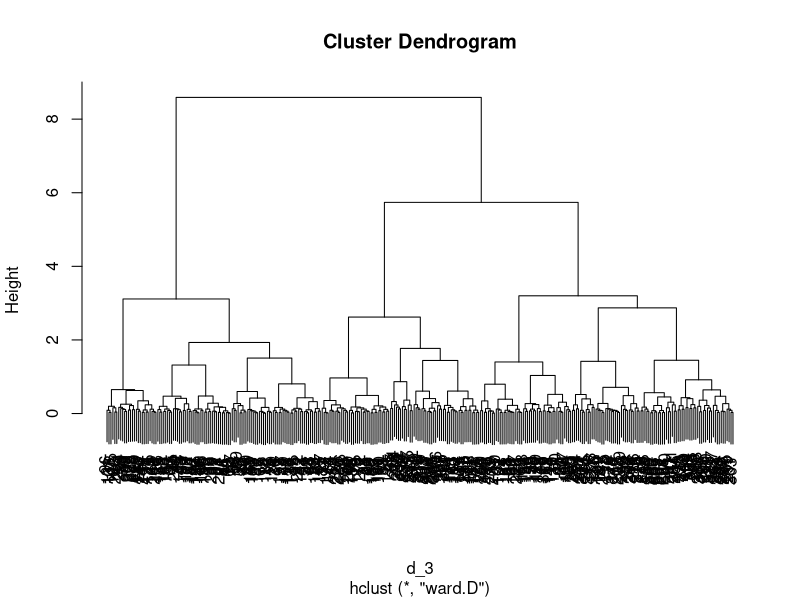

Reproduce this figure in R.

#------- 1. Libraries and Data Loading ------


library(readxl)
library(dplyr)
library(stringr)
library(cluster)

# Load the dataset from the second sheet
data <- read_excel("dataset_students.xlsx", sheet = 2)


#------- 2. Renaming Ambiguous Column Names -------

renames <- function(data) {
  data <- data %>%
    rename(
      Chemo_Drugs = `Drug...29`,
      Chemo_Cycles = Cycles,
      Chemo_Disc = Discontinued...31,
      Reason_Chemo_Disc = `Reason...32`,
      Alt_Chemo_Drug = `Alternative Drug...33`,
      Immuno_Drug = `Drug...35`,
      Immuno_Cycles = Cycle,
      Immuno_Disc = `Discontinued...37`,
      Reason_Immuno_Disc = `Reason...38`,
      Alt_Immuno_Drug = `Alternative Drug...39`,
      RT_Disc = `Discontinued...47`,
      Reason_RT_Disc = `Reason...48`
    )
  return(data)
}

data <- renames(data)


#------- 3. Preprocessing and Value Cleaning -------

# Convert string with "+" to numeric sum
eval_sum_string <- function(x) {
  if (str_detect(x, "\\+")) {
    return(sum(as.numeric(unlist(str_split(x, "\\+")))))
  } else {
    return(as.numeric(x))
  }
}

uniformizing_categorical_data <- function(data) {
  # Standardize values in categorical variables
  data$Hypertension[data$Hypertension == "SI"] <- "YES"
  data$Immuno_Disc[data$Immuno_Disc == "SI"] <- "YES"
  data$`Cardiac Events Post RT`[data$`Cardiac Events Post RT` == 1] <- "YES"
  data$`Cardiac Events Post RT`[data$`Cardiac Events Post RT` == 0] <- "NO"
  data$`Diabetes drugs`[data$`Diabetes drugs` == "SI"] <- "YES"
  data$N <- toupper(data$N)
  data$`Target therapy`[data$`Target therapy` != "NO"] <- "YES"
  
  # Unit corrections
  data$Height[169:209] <- data$Height[169:209] * 100
  data$Weight[205] <- 71
  
  # Mutation flag
  data$mutations[is.na(data$mutations)] <- "NO"
  data$mutations[!(data$mutations %in% c("No data", "NO"))] <- "YES"
  
  # Fix SAT and BMI values
  data$SAT <- as.numeric(data$SAT)
  data$SAT <- ifelse(data$SAT < 1, 100 * data$SAT, data$SAT)
  data$BMI[c(1, 3, 4, 6, 205)] <- data$Weight[c(1, 3, 4, 6, 205)] / (data$Height[c(1, 3, 4, 6, 205)]/100)^2
  
  # Clean 'Others' column
  data$Others[data$Others %in% c("no", "-", "no patologie degne di nota", "f")] <- "NO"
  
  # Evaluate chemo cycles expressed as sums
  data$Chemo_Cycles[c(117, 178)] <- sapply(data$Chemo_Cycles[c(117, 178)], eval_sum_string)
  
  # Replace "III" in Stage with NA
  data$Stage_at_RT[data$Stage_at_RT == "III"] <- NA
  
  return(data)
}

data <- uniformizing_categorical_data(data)


#------- 4. Handling Missing Values -------

cleaning_na <- function(data) {
  # Replace NA with "NO" for selected categorical columns
  binary_vars <- c("Antilipidic drugs", "antithrombotic", "Beta-Blockers", "Diuretics", "Smoking status", "Others",
                   "mutations", "Target therapy", "N", "Mediastino", "Chemo_Disc", "Immunotherapy", "Immuno_Disc",
                   "RT_Disc", "Cardiac Events Post RT", "pulmonary events")
  data[binary_vars] <- lapply(data[binary_vars], function(x) ifelse(is.na(x), "NO", x))
  
  # Replace NA in Schedule with 9
  data$Schedule[is.na(data$Schedule)] <- 9
  
  # Replace NA in cycle columns with 0
  data$Chemo_Cycles[is.na(data$Chemo_Cycles)] <- 0
  data$Immuno_Cycles[is.na(data$Immuno_Cycles)] <- 0
  
  # BMI/Weight/Height Imputation
  data$BMI <- ifelse(is.na(data$BMI),
                     ave(data$BMI, data$Sex, FUN = function(x) median(x, na.rm = TRUE))[is.na(data$BMI)],
                     data$BMI)
  to_fill <- is.na(data$Height) & !is.na(data$Weight) & !is.na(data$BMI)
  data$Height[to_fill] <- sqrt(data$Weight[to_fill] / data$BMI[to_fill]) * 100
  data$Height <- ifelse(is.na(data$Height),
                        ave(data$Height, data$Sex, FUN = function(x) median(x, na.rm = TRUE))[is.na(data$Height)],
                        data$Height)
  to_fill <- is.na(data$Weight) & !is.na(data$Height) & !is.na(data$BMI)
  data$Weight[to_fill] <- (data$Height[to_fill] / 100)^2 * data$BMI[to_fill]
  
  # Impute Volume, KPS, PDL1, machine type
  data$VOLUME_T[is.na(data$VOLUME_T)] <- data$VOLUME_TOT[is.na(data$VOLUME_T)]
  data$KPS[is.na(data$KPS)] <- 90
  mask <- is.na(data$`PDL-1 level`)
  data[mask, "PDL-1 level"] <- ifelse(data$KPS[mask] == 100, "1-49", "0-1")
  data$`type of machine`[is.na(data$`type of machine`)] <- 2
  
  return(data)
}

data <- cleaning_na(data)


#------- 5. Classifying Free Text (Others) -------

others_classification <- function(data)
{
  ### this function creates a new column which translates doctor notes into a numerical variable.
  ### setting different values according to different types of pathologies:
  ### - 0 for NO pathology;
  ### - 1 for CARDIAC pathologies;
  ### - 2 for VASCULAR pathologies (not directly related to the heart);
  ### - 3 for RESPIRATORY pathologies;
  ### - 4 for previous TUMORAL pathologies;
  ### - 5 for OTHERS.
  ### then returns data frame
  
  data <- data %>%
    mutate(Others_Code = case_when(
      Others == "NO" ~ 0,
      Others %in% c("\"si (bypass aorto-coronarico IMA nel 1992)\"", "\"si (Dilatazione aorta ascendente ( 46-47 mm ) \"", 
                    "cardiopatia ischemica rivascolarizzata", "fibrillazione atriale", "ICD", "IMA pregresso - fac", 
                    "pregresso IMA", "pregresso IMA e PTCA nel 2019", "si (cardiopatia ipocinetica lieve)", 
                    "si (Cardiopatia ipocinetico-dilatativa con significativo peggioramento della disfunzione sistolica EF 25%; esiti di plastica mitralica con IM moderata residua. Segni indiretti di ipertensione polmonare 45 mHg)", 
                    "si (cardiopatia ischemica PTCA e stent nel 2009)", "si (IMA 2000 con FE attuale del 50%)", 
                    "SI (scompenso cardiaco in corso di FA ad elevata risposta ventricolare)", 
                    "si (scompenso cardiaco)") ~ 1,
      Others %in% c("aneurisma AA", "ectasia aorta sottorenale", "Ictus ischemico recidivante", 
                    "Ictus-aneurisma carotide") ~ 2,
      Others %in% c("BPCO", "bpco", "BPCO in terapia con trimbow", 
                    "BPCO in triplice terapia inalatoria; prolasso valvolare", "ferita arma fuoco al polmone sx", 
                    "HIV, HCV, schizofrenia,Bpco", "TEP dx") ~ 3,
      Others %in% c("ha fatto che neoadj+ intervento + RT adiuv", 
                    "ha fatto intervento e cht adiuvante e RT su residuo e mediastino", "k laringe", 
                    "k orofaringe CHT-RT trattap (2010)", "LINFOMA", "melanoma coscia sn", 
                    "melanoma parete addominale e linfectomia ascellare", "Meningioma G1", 
                    "no, pregressa k mammella", "replanning (18fr piano1+12fr piano2)") ~ 4,
      TRUE ~ 5
    )) %>%
    relocate(Others_Code, .after = Others) 
  
  return(data)
}

data <- others_classification(data)


#------- 6. Other Feature Cleaning -------

Site_of_primary_cleaning <- function(data) {
  data$Tumor_side <- ifelse(substr(data$`Site of Primary`, 1, 1) == "L", 1, 0)
  data <- data %>% select(-`Site of Primary`)
  return(data)
}

data <- Site_of_primary_cleaning(data)


#------- 7. Template Patient Selection -------

# Normalize features
data_scaled <- scale(data[c("Weight", "Height", "Age")])
data_scaled <- data.frame(data_scaled, ID = data$ID)

# Find patient closest to median
med_weight <- median(data_scaled$Weight, na.rm = TRUE)
med_height <- median(data_scaled$Height, na.rm = TRUE)
med_age <- median(data_scaled$Age, na.rm = TRUE)

data_all_closest_scaled <- data[which.min(abs(data_scaled$Weight - med_weight) +
                                            abs(data_scaled$Height - med_height) +
                                            abs(data_scaled$Age - med_age)), ]

cat("Patient ID of the template used:", data_all_closest_scaled$ID, "\n")


#------- 8. Preparing for Clustering -------

data<- subset(data,select=-c(Others, Chemo_Drugs, Alt_Chemo_Drug, Immuno_Drug, Alt_Immuno_Drug, Reason_Chemo_Disc, Reason_Immuno_Disc, Immuno_Drug,...51,...54,Reason_RT_Disc,`Date of birth`,Stage))
data_cluster <- data

# Drop columns not used in clustering
data_cluster <- data.frame(subset(data_cluster,select=-c(`type of machine`,Tumor_side)))
data_cluster$Schedule <- as.character(data_cluster$Schedule)
colnames(data_cluster) <- gsub(" +", ".", colnames(data_cluster))

# Replace 99 with "-1" and 9 with NA
data_cluster$Schedule[data_cluster$Schedule == "99"] <- "-1"
data_cluster$Schedule[data_cluster$Schedule == "9"] <- NA

# Data transformation
data_test_3 <- data.frame(data_cluster)

cols <- c("Diabetes.drugs", "Antilipidic.drugs", "Beta.Blockers", "Diuretics", "antithrombotic", "Hypertension", "Target.therapy", "Immunotherapy", "Mediastino", "N")
cols_ordinal <- c("Sex", "Stage_at_RT")
data_test_3[cols] <- lapply(data_test_3[cols], factor)
data_test_3[cols_ordinal] <- lapply(data_test_3[cols_ordinal], function(x) factor(x, ordered = TRUE))

data_test_3$KPS<-as.integer(apply(data_test_3["KPS"],1,function(x) if_else(as.integer(x)>80,x,80)))
data_test_3["Medications"]    <- as.integer(data_test_3$Diabetes.drugs)+as.integer(data_test_3$Antilipidic.drugs)+as.integer(data_test_3$Beta.Blockers)+as.integer(data_test_3$Diuretics)+as.integer(data_test_3$antithrombotic)+as.integer(data_test_3$Hypertension)-6
data_test_3$Medications<- apply(data_test_3["Medications"],1,function(x) if_else(x>=3,3,x))
data_test_3["Therapy"] <- as.integer(data_test_3$Target.therapy)+as.integer(data_test_3$Immunotherapy) -2
data_test_3["Schedule"] <- as.integer(data_test_3$Schedule)+1
data_test_3["Others_pb"]<-as.integer(data_test_3$Mediastino)+as.integer(data_test_3$N)-2
data_test_3$Smoking.status<- as.factor(apply(data_test_3["Smoking.status"],1,function(x) if_else(x=="NO",x,"YES")))

# Final subset for clustering
data_test_3<- subset(data_test_3,select=-c(ID, Weight, Height, SAT, mutations, Dimension, Chemo_Cycles, Immuno_Cycles, 
                                           start.of..RT, Prescription.Dose, Number.of.Fractions, EQD2_PrescriptionDose, 
                                           Overall.Survival.at.2.years, OS_months, Cardiac.Events.Post.RT, 
                                           pulmonary.events, Immuno_Disc,CHEMO,Chemo_Disc,RT_Disc,VOLUME_TOT,
                                           Diabetes.drugs,Antilipidic.drugs,Beta.Blockers,Diuretics,
                                           antithrombotic,Target.therapy,Immunotherapy,
                                           Others_Code,Mediastino,N,Hypertension,PDL.1.level))
#Columns to keep (in that order so the weights match) : Age,Sex, BMI, Smoking_status,KPS, Stage_at_RT, Schedule, Medications, Volume_T, Therapy, Others_pb


#------- 9. Clustering -------

# Apply Gower distance and Ward’s clustering
optimal_weight_3<- c(1,0.3, 1,0.3 ,1,1 ,1,1 ,1,1 ,1 )
d_3<- daisy(data_test_3,metric="gower",weights = optimal_weight_3)
ward.D <- hclust(d_3, method='ward.D')
cluster_ward.3c <- cutree(ward.D, k = 3)

# Visualize dendrogram
plot(ward.D)

# Silhouette score
sil_score <- function(labels, dist) {
  # Compute the average of the silhouette widths
  sil <- silhouette(labels, dist)
  sil_widths <- sil[,"sil_width"]
  mean(sil_widths)
}

sil_score(cluster_ward.3c,d_3)
cat("Silhouette Score: ", sil_score(cluster_ward.3c, d_3), "\n")


#------- 10. Export -------

data_with_clusters<- cbind(data_test_3,cluster_ward.3c)
write.csv(data_with_clusters, "data_with_clusters.csv", row.names = FALSE)
